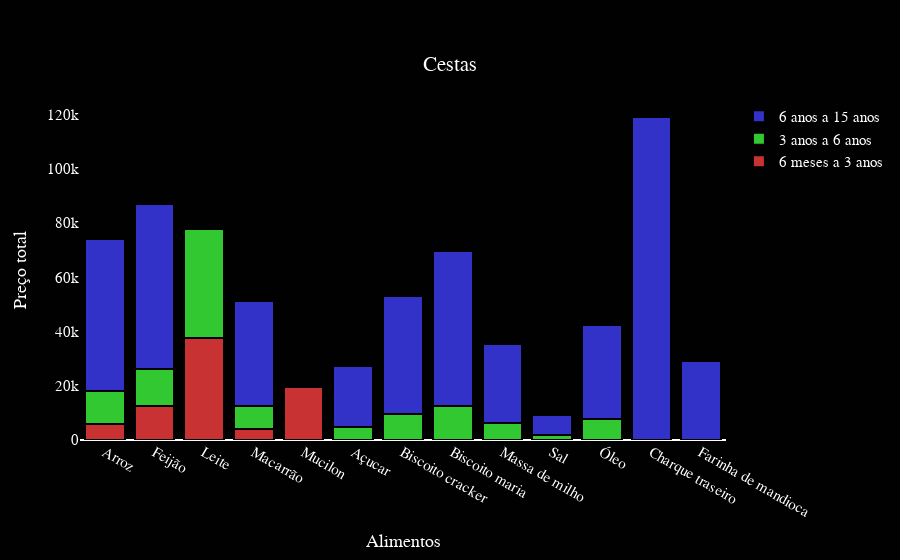

The cell this chart's notebook holds for it:
### Markdown cell above
<div class="alert alert-block alert-info">
<b>Plot bar graph of all dataframes with plotly go</b>
</div>

### Code cell
fig = go.Figure()

fig.add_trace(go.Bar(x = df.index, y = df['preço total'], 
    name = '6 meses a 3 anos', 
    marker_color = 'rgb(200,50,50)',
    marker_line_color = 'rgb(1,1,1)',
    marker_line_width = 2))

fig.add_trace(go.Bar(x = df1.index, y = df1['preço total'], 
    name = '3 anos a 6 anos', 
    marker_color = 'rgb(50,200,50)',
    marker_line_color = 'rgb(1,1,1)',
    marker_line_width = 2))

fig.add_trace(go.Bar(x = df2.index, y = df2['preço total'],
    name = '6 anos a 15 anos',
    marker_color ='rgb(50,50,200)',
    marker_line_color = 'rgb(1,1,1)',
    marker_line_width = 2))

fig.update_layout(barmode = 'stack', 
    title_text = 'Cestas', 
    title_x = 0.5,
    title_y = 0.9,
    xaxis_title = 'Alimentos',
    yaxis_title = 'Preço total',
    paper_bgcolor = 'rgba(1,1,1,1)',
    plot_bgcolor = 'rgba(1,1,1,1)',
    font = dict(
        family = 'Helvetica, Helvetica',
        size = 15,
        color = 'white'
    )
)

fig.update_yaxes(hoverformat = '.2f', showgrid = False)

fig.show()

### Figure 1 — Plotly figure (JSON) as saved in the notebook; plotly's stock layout.template omitted (floating-point values rounded to 4 significant figures)
{"data": [{"marker": {"color": "rgb(200,50,50)", "line": {"color": "rgb(1,1,1)", "width": 2}}, "name": "6 meses a 3 anos", "type": "bar", "x": ["Arroz", "Feijão", "Leite", "Macarrão", "Mucilon "], "y": [5774.0, 12570.0, 37480.0, 3976.0, 19540.0]}, {"marker": {"color": "rgb(50,200,50)", "line": {"color": "rgb(1,1,1)", "width": 2}}, "name": "3 anos a 6 anos", "type": "bar", "x": ["Arroz", "Açucar", "Biscoito cracker", "Biscoito maria", "Feijão", "Leite", "Macarrão", "Massa de milho", "Sal", "Óleo"], "y": [12470.0, 4942.0, 9689.0, 12710.0, 13570.0, 40480.0, 8589.0, 6431.0, 1705.0, 7747.0]}, {"marker": {"color": "rgb(50,50,200)", "line": {"color": "rgb(1,1,1)", "width": 2}}, "name": "6 anos a 15 anos", "type": "bar", "x": ["Arroz", "Açucar", "Biscoito cracker", "Biscoito maria", "Charque traseiro", "Farinha de mandioca", "Feijão", "Macarrão", "Massa de milho", "Sal", "Óleo"], "y": [56010.0, 22190.0, 43510.0, 57080.0, 119100.0, 28980.0, 60960.0, 38570.0, 28880.0, 7656.0, 34790.0]}], "layout": {"barmode": "stack", "font": {"color": "white", "family": "Helvetica, Helvetica", "size": 15}, "paper_bgcolor": "rgba(1,1,1,1)", "plot_bgcolor": "rgba(1,1,1,1)", "title": {"text": "Cestas", "x": 0.5, "y": 0.9}, "xaxis": {"title": {"text": "Alimentos"}}, "yaxis": {"hoverformat": ".2f", "showgrid": false, "title": {"text": "Preço total"}}}}
